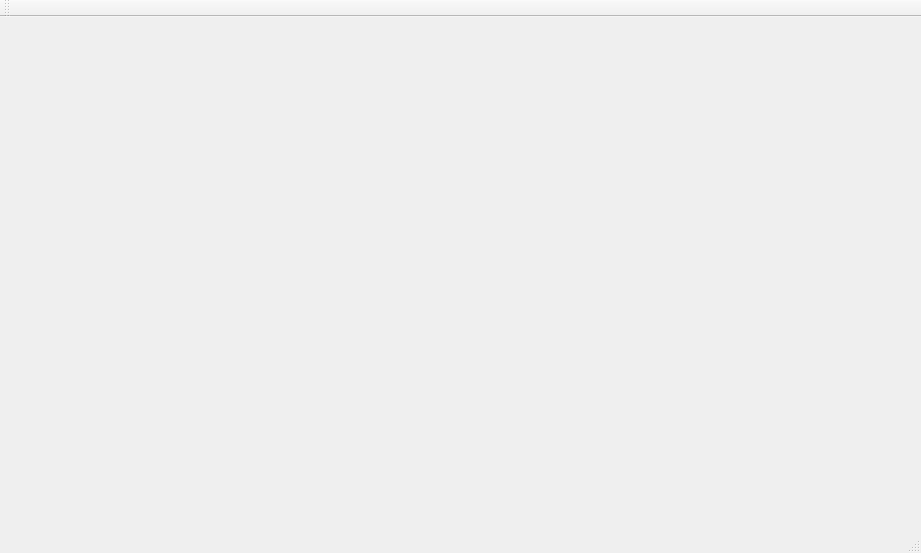
<?xml version="1.0" encoding="UTF-8"?>
<ui version="4.0">
 <class>MainWindow</class>
 <widget class="QMainWindow" name="MainWindow">
  <property name="geometry">
   <rect>
    <x>0</x>
    <y>0</y>
    <width>921</width>
    <height>553</height>
   </rect>
  </property>
  <property name="windowTitle">
   <string>MainWindow</string>
  </property>
  <widget class="QWidget" name="centralWidget">
   <widget class="QLabel" name="label">
    <property name="geometry">
     <rect>
      <x>140</x>
      <y>50</y>
      <width>191</width>
      <height>61</height>
     </rect>
    </property>
    <property name="font">
     <font>
      <pointsize>18</pointsize>
     </font>
    </property>
    <property name="text">
     <string/>
    </property>
   </widget>
   <widget class="QWidget" name="horizontalLayoutWidget">
    <property name="geometry">
     <rect>
      <x>9</x>
      <y>300</y>
      <width>911</width>
      <height>191</height>
     </rect>
    </property>
    <layout class="QHBoxLayout" name="horizontalLayout"/>
   </widget>
  </widget>
  <widget class="QMenuBar" name="menuBar">
   <property name="geometry">
    <rect>
     <x>0</x>
     <y>0</y>
     <width>921</width>
     <height>20</height>
    </rect>
   </property>
  </widget>
  <widget class="QToolBar" name="mainToolBar">
   <attribute name="toolBarArea">
    <enum>TopToolBarArea</enum>
   </attribute>
   <attribute name="toolBarBreak">
    <bool>false</bool>
   </attribute>
  </widget>
  <widget class="QStatusBar" name="statusBar"/>
 </widget>
 <layoutdefault spacing="6" margin="11"/>
 <resources/>
 <connections/>
</ui>
